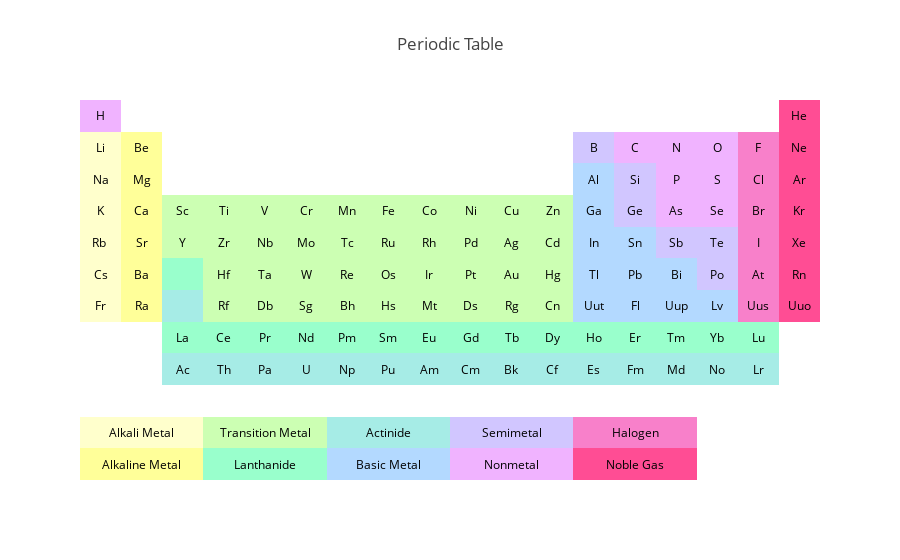

The cell this chart's notebook holds for it:
### Markdown cell above
# Custom Hovertext

### Code cell
symbol = [
    ['H', '', '', '', '', '', '', '', '', '', '', '', '', '', '', '', '', 'He'],
    ['Li', 'Be', '', '', '', '', '', '', '', '', '', '', 'B', 'C', 'N', 'O', 'F', 'Ne'],
    ['Na', 'Mg', '', '', '', '', '', '', '', '', '', '', 'Al', 'Si', 'P', 'S', 'Cl', 'Ar'],
    ['K', 'Ca', 'Sc', 'Ti', 'V', 'Cr', 'Mn', 'Fe', 'Co', 'Ni', 'Cu', 'Zn', 'Ga', 'Ge', 'As', 'Se', 'Br', 'Kr'],
    ['Rb ', 'Sr', 'Y', 'Zr', 'Nb', 'Mo', 'Tc', 'Ru', 'Rh', 'Pd', 'Ag', 'Cd', 'In', 'Sn', 'Sb', 'Te', 'I', 'Xe' ],
    ['Cs', 'Ba', '', 'Hf', 'Ta', 'W', 'Re', 'Os', 'Ir', 'Pt', 'Au', 'Hg', 'Tl', 'Pb', 'Bi', 'Po', 'At', 'Rn' ],
    ['Fr', 'Ra', '', 'Rf', 'Db', 'Sg', 'Bh', 'Hs', 'Mt', 'Ds', 'Rg', 'Cn', 'Uut', 'Fl', 'Uup', 'Lv', 'Uus', 'Uuo'],
    ['', '', 'La', 'Ce', 'Pr', 'Nd', 'Pm', 'Sm', 'Eu', 'Gd', 'Tb', 'Dy', 'Ho', 'Er', 'Tm', 'Yb', 'Lu', ''],
    ['', '', 'Ac', 'Th', 'Pa', 'U', 'Np', 'Pu', 'Am', 'Cm', 'Bk', 'Cf', 'Es', 'Fm', 'Md', 'No', 'Lr', '' ],
    ['', '', '', '', '', '', '', '', '', '', '', '', '', '', '', '', '', ''],
    ['', 'Alkali Metal', '', '', 'Transition Metal', '', '', 'Actinide', '', '', 'Semimetal', '', '', 'Halogen', '', '', '', ''],
    ['', 'Alkaline Metal', '', '', 'Lanthanide', '', '', 'Basic Metal', '', '', 'Nonmetal', '', '', 'Noble Gas', '', '', '', '']
]

element = [
    ['Hydrogen', '', '', '', '', '', '', '', '', '', '', '', '', '', '', '', '', 'Helium'],
    ['Lithium', 'Beryllium', '', '', '', '', '', '', '', '', '', '', 'Boron', 'Carbon', 'Nitrogen', 'Oxygen', 'Fluorine', 'Neon'],
    ['Sodium', 'Magnesium', '', '', '', '', '', '', '', '', '', '', 'Aluminium', 'Silicon', 'Phosphorus', 'Sulfur', 'Chlorine', ' Argon'],
    ['Potassium', ' Calcium', ' Scandium', ' Titanium', ' Vanadium', ' Chromium',  'Manganese', 'Iron', 'Cobalt', 'Nickel', 'Copper', 'Zinc', 'Gallium', 'Germanium', 'Arsenic', 'Selenium', 'Bromine', 'Krypton'],
    ['Rubidium', 'Strontium', 'Yttrium', 'Zirconium', 'Niobium', 'Molybdenum', 'Technetium', 'Ruthenium', 'Rhodium', 'Palladium', 'Silver', 'Cadmium', 'Indium', 'Tin', 'Antimony', 'Tellurium', 'Iodine', 'Xenon'],
    [' Cesium', ' Barium', '',  'Hafnium', 'Tantalum', 'Tungsten', 'Rhenium', 'Osmium', 'Iridium', 'Platinum', 'Gold', 'Mercury', 'Thallium', 'Lead', 'Bismuth', 'Polonium', 'Astatine', 'Radon'],
    [' Francium', ' Radium', '', 'Rutherfordium','Dubnium','Seaborgium','Bohrium','Hassium','Meitnerium','Darmstadtium','Roentgenium','Copernicium','Ununtrium','Ununquadium','Ununpentium','Ununhexium','Ununseptium','Ununoctium'],
    ['', '',  'Lanthanum', 'Cerium', 'Praseodymium', 'Neodymium', 'Promethium', 'Samarium', 'Europium', 'Gadolinium', 'Terbium', 'Dysprosium', 'Holmium', 'Erbium', 'Thulium', 'Ytterbium', 'Lutetium', ''],
    ['', '', 'Actinium', 'Thorium', 'Protactinium', 'Uranium', 'Neptunium', 'Plutonium', 'Americium', 'Curium', 'Berkelium', 'Californium', 'Einsteinium','Fermium' ,'Mendelevium', 'Nobelium', 'Lawrencium', '' ],
    ['', '', '', '', '', '', '', '', '', '', '', '', '', '', '', '', '', ''],
    ['', '', '', '', '', '', '', '', '', '', '', '', '', '', '', '', '', ''],
    ['', '', '', '', '', '', '', '', '', '', '', '', '', '', '', '', '', '']
]

atomic_mass = [
    [ 1.00794, .0, .0, .0, .0, .0, .0, .0, .0, .0, .0, .0, .0, .0, .0, .0, .0,  4.002602],
    [ 6.941, 9.012182, .0, .0, .0, .0, .0, .0, .0, .0, .0, .0,  10.811, 12.0107, 14.0067, 15.9994, 18.9984032, 20.1797],
    [ 22.98976928, 24.3050, .0, .0, .0, .0, .0, .0, .0, .0, .0, .0,  26.9815386, 28.0855, 30.973762, 32.065, 35.453, 39.948], 
    [ 39.0983, 40.078, 44.955912, 47.867, 50.9415, 51.9961, 54.938045, 55.845, 58.933195, 58.6934, 63.546, 65.38, 69.723, 72.64, 74.92160, 78.96, 79.904, 83.798],
    [ 85.4678, 87.62, 88.90585, 91.224, 92.90638, 95.96, 98, 101.07, 102.90550, 106.42, 107.8682, 112.411, 114.818, 118.710, 121.760, 127.60, 126.90447, 131.293],
    [ 132.9054519, 137.327, .0, 178.49, 180.94788, 183.84, 186.207, 190.23, 192.217, 195.084, 196.966569, 200.59, 204.3833, 207.2, 208.98040, 209, 210, 222],
    [223, 226, .0, 267, 268, 271, 272, 270, 276, 281, 280, 285, 284, 289, 288, 293, 'unknown', 294],
    [.0, .0, 138.90547, 140.116, 140.90765, 144.242, 145, 150.36, 151.964, 157.25, 158.92535, 162.500, 164.93032, 167.259, 168.93421, 173.054, 174.9668, .0],
    [.0, .0, 227, 232.03806, 231.03588, 238.02891, 237, 244, 243, 247, 247, 251, 252, 257, 258, 259, 262, .0],
    [.0, .0, .0, .0, .0, .0, .0, .0, .0, .0, .0, .0, .0, .0, .0, .0, .0, .0],
    [.0, .0, .0, .0, .0, .0, .0, .0, .0, .0, .0, .0, .0, .0, .0, .0, .0, .0],
    [.0, .0, .0, .0, .0, .0, .0, .0, .0, .0, .0, .0, .0, .0, .0, .0, .0, .0]
]

z = [
    [.8, .0, .0, .0, .0, .0, .0, .0, .0, .0, .0, .0, .0, .0, .0, .0, .0, 1.],
    [.1, .2, .0, .0, .0, .0, .0, .0, .0, .0, .0, .0, .7, .8, .8, .8, .9, 1.],
    [.1, .2, .0, .0, .0, .0, .0, .0, .0, .0, .0, .0, .6, .7, .8, .8, .9, 1], 
    [.1, .2, .3, .3, .3, .3, .3, .3, .3, .3, .3, .3, .6, .7, .8, .8, .9, 1.],
    [.1, .2, .3, .3, .3, .3, .3, .3, .3, .3, .3, .3, .6, .6, .7, .7, .9, 1.],
    [.1, .2, .4, .3, .3, .3, .3, .3, .3, .3, .3, .3, .6, .6, .6, .7, .9, 1.],
    [.1, .2, .5, .3, .3, .3, .3, .3, .3, .3, .3, .3, .6, .6, .6, .6, .9, 1.],
    [.0, .0, .4, .4, .4, .4, .4, .4, .4, .4, .4, .4, .4, .4, .4, .4, .4, .0],
    [.0, .0, .5, .5, .5, .5, .5, .5, .5, .5, .5, .5, .5, .5, .5, .5, .5, .0],
    [.0, .0, .0, .0, .0, .0, .0, .0, .0, .0, .0, .0, .0, .0, .0, .0, .0, .0],
    [.1, .1, .1, .3, .3, .3, .5, .5, .5, .7, .7, .7, .9, .9, .9, .0, .0, .0],
    [.2, .2, .2, .4, .4, .4, .6, .6, .6, .8, .8, .8, 1., 1., 1., .0, .0, .0]
]

# Display element name and atomic mass on hover
hover = list(range(len(symbol)))
for x in range(len(symbol)):
    hover[x] = [i + '<br>' + 'Atomic Mass: ' + str(j) for i, j in zip(element[x], atomic_mass[x])]

# Invert Matrices
symbol = symbol[::-1]
hover = hover[::-1]
z = z[::-1]

# Set Colorscale
colorscale=[
    [0.0, 'rgb(255,255,255)'], [.2, 'rgb(255, 255, 153)'], 
    [.4, 'rgb(153, 255, 204)'], [.6, 'rgb(179, 217, 255)'], 
    [.8, 'rgb(240, 179, 255)'],[1.0, 'rgb(255, 77, 148)']
]

# Make Annotated Heatmap
pt = ff.create_annotated_heatmap(z, annotation_text=symbol, text=hover, colorscale=colorscale, font_colors=['black'], hoverinfo='text')
pt.layout.title = 'Periodic Table'
plotly.offline.iplot(pt, filename='periodic_table')

### Figure 1 — Plotly figure (JSON) as saved in the notebook; plotly's stock layout.template omitted (floating-point values rounded to 4 significant figures; data arrays with more than 128 entries replaced by an {"elided": "..."} marker saying what was removed)
{"data": [{"colorscale": [[0, "rgb(255,255,255)"], [0.2, "rgb(255, 255, 153)"], [0.4, "rgb(153, 255, 204)"], [0.6, "rgb(179, 217, 255)"], [0.8, "rgb(240, 179, 255)"], [1, "rgb(255, 77, 148)"]], "hoverinfo": "text", "reversescale": false, "showscale": false, "text": {"elided": "12x18 str values"}, "type": "heatmap", "uid": "704c9f5b-7d2b-48f5-9da6-770ca003d86b", "z": {"elided": "12x18 float values"}}], "layout": {"annotations": [{"font": {"color": "black"}, "showarrow": false, "text": "", "x": 0, "xref": "x", "y": 0, "yref": "y"}, {"font": {"color": "black"}, "showarrow": false, "text": "Alkaline Metal", "x": 1, "xref": "x", "y": 0, "yref": "y"}, {"font": {"color": "black"}, "showarrow": false, "text": "", "x": 2, "xref": "x", "y": 0, "yref": "y"}, {"font": {"color": "black"}, "showarrow": false, "text": "", "x": 3, "xref": "x", "y": 0, "yref": "y"}, {"font": {"color": "black"}, "showarrow": false, "text": "Lanthanide", "x": 4, "xref": "x", "y": 0, "yref": "y"}, {"font": {"color": "black"}, "showarrow": false, "text": "", "x": 5, "xref": "x", "y": 0, "yref": "y"}, {"font": {"color": "black"}, "showarrow": false, "text": "", "x": 6, "xref": "x", "y": 0, "yref": "y"}, {"font": {"color": "black"}, "showarrow": false, "text": "Basic Metal", "x": 7, "xref": "x", "y": 0, "yref": "y"}, {"font": {"color": "black"}, "showarrow": false, "text": "", "x": 8, "xref": "x", "y": 0, "yref": "y"}, {"font": {"color": "black"}, "showarrow": false, "text": "", "x": 9, "xref": "x", "y": 0, "yref": "y"}, {"font": {"color": "black"}, "showarrow": false, "text": "Nonmetal", "x": 10, "xref": "x", "y": 0, "yref": "y"}, {"font": {"color": "black"}, "showarrow": false, "text": "", "x": 11, "xref": "x", "y": 0, "yref": "y"}, {"font": {"color": "black"}, "showarrow": false, "text": "", "x": 12, "xref": "x", "y": 0, "yref": "y"}, {"font": {"color": "black"}, "showarrow": false, "text": "Noble Gas", "x": 13, "xref": "x", "y": 0, "yref": "y"}, {"font": {"color": "black"}, "showarrow": false, "text": "", "x": 14, "xref": "x", "y": 0, "yref": "y"}, {"font": {"color": "black"}, "showarrow": false, "text": "", "x": 15, "xref": "x", "y": 0, "yref": "y"}, {"font": {"color": "black"}, "showarrow": false, "text": "", "x": 16, "xref": "x", "y": 0, "yref": "y"}, {"font": {"color": "black"}, "showarrow": false, "text": "", "x": 17, "xref": "x", "y": 0, "yref": "y"}, {"font": {"color": "black"}, "showarrow": false, "text": "", "x": 0, "xref": "x", "y": 1, "yref": "y"}, {"font": {"color": "black"}, "showarrow": false, "text": "Alkali Metal", "x": 1, "xref": "x", "y": 1, "yref": "y"}, {"font": {"color": "black"}, "showarrow": false, "text": "", "x": 2, "xref": "x", "y": 1, "yref": "y"}, {"font": {"color": "black"}, "showarrow": false, "text": "", "x": 3, "xref": "x", "y": 1, "yref": "y"}, {"font": {"color": "black"}, "showarrow": false, "text": "Transition Metal", "x": 4, "xref": "x", "y": 1, "yref": "y"}, {"font": {"color": "black"}, "showarrow": false, "text": "", "x": 5, "xref": "x", "y": 1, "yref": "y"}, {"font": {"color": "black"}, "showarrow": false, "text": "", "x": 6, "xref": "x", "y": 1, "yref": "y"}, {"font": {"color": "black"}, "showarrow": false, "text": "Actinide", "x": 7, "xref": "x", "y": 1, "yref": "y"}, {"font": {"color": "black"}, "showarrow": false, "text": "", "x": 8, "xref": "x", "y": 1, "yref": "y"}, {"font": {"color": "black"}, "showarrow": false, "text": "", "x": 9, "xref": "x", "y": 1, "yref": "y"}, {"font": {"color": "black"}, "showarrow": false, "text": "Semimetal", "x": 10, "xref": "x", "y": 1, "yref": "y"}, {"font": {"color": "black"}, "showarrow": false, "text": "", "x": 11, "xref": "x", "y": 1, "yref": "y"}, {"font": {"color": "black"}, "showarrow": false, "text": "", "x": 12, "xref": "x", "y": 1, "yref": "y"}, {"font": {"color": "black"}, "showarrow": false, "text": "Halogen", "x": 13, "xref": "x", "y": 1, "yref": "y"}, {"font": {"color": "black"}, "showarrow": false, "text": "", "x": 14, "xref": "x", "y": 1, "yref": "y"}, {"font": {"color": "black"}, "showarrow": false, "text": "", "x": 15, "xref": "x", "y": 1, "yref": "y"}, {"font": {"color": "black"}, "showarrow": false, "text": "", "x": 16, "xref": "x", "y": 1, "yref": "y"}, {"font": {"color": "black"}, "showarrow": false, "text": "", "x": 17, "xref": "x", "y": 1, "yref": "y"}, {"font": {"color": "black"}, "showarrow": false, "text": "", "x": 0, "xref": "x", "y": 2, "yref": "y"}, {"font": {"color": "black"}, "showarrow": false, "text": "", "x": 1, "xref": "x", "y": 2, "yref": "y"}, {"font": {"color": "black"}, "showarrow": false, "text": "", "x": 2, "xref": "x", "y": 2, "yref": "y"}, {"font": {"color": "black"}, "showarrow": false, "text": "", "x": 3, "xref": "x", "y": 2, "yref": "y"}, {"font": {"color": "black"}, "showarrow": false, "text": "", "x": 4, "xref": "x", "y": 2, "yref": "y"}, {"font": {"color": "black"}, "showarrow": false, "text": "", "x": 5, "xref": "x", "y": 2, "yref": "y"}, {"font": {"color": "black"}, "showarrow": false, "text": "", "x": 6, "xref": "x", "y": 2, "yref": "y"}, {"font": {"color": "black"}, "showarrow": false, "text": "", "x": 7, "xref": "x", "y": 2, "yref": "y"}, {"font": {"color": "black"}, "showarrow": false, "text": "", "x": 8, "xref": "x", "y": 2, "yref": "y"}, {"font": {"color": "black"}, "showarrow": false, "text": "", "x": 9, "xref": "x", "y": 2, "yref": "y"}, {"font": {"color": "black"}, "showarrow": false, "text": "", "x": 10, "xref": "x", "y": 2, "yref": "y"}, {"font": {"color": "black"}, "showarrow": false, "text": "", "x": 11, "xref": "x", "y": 2, "yref": "y"}, {"font": {"color": "black"}, "showarrow": false, "text": "", "x": 12, "xref": "x", "y": 2, "yref": "y"}, {"font": {"color": "black"}, "showarrow": false, "text": "", "x": 13, "xref": "x", "y": 2, "yref": "y"}, {"font": {"color": "black"}, "showarrow": false, "text": "", "x": 14, "xref": "x", "y": 2, "yref": "y"}, {"font": {"color": "black"}, "showarrow": false, "text": "", "x": 15, "xref": "x", "y": 2, "yref": "y"}, {"font": {"color": "black"}, "showarrow": false, "text": "", "x": 16, "xref": "x", "y": 2, "yref": "y"}, {"font": {"color": "black"}, "showarrow": false, "text": "", "x": 17, "xref": "x", "y": 2, "yref": "y"}, {"font": {"color": "black"}, "showarrow": false, "text": "", "x": 0, "xref": "x", "y": 3, "yref": "y"}, {"font": {"color": "black"}, "showarrow": false, "text": "", "x": 1, "xref": "x", "y": 3, "yref": "y"}, {"font": {"color": "black"}, "showarrow": false, "text": "Ac", "x": 2, "xref": "x", "y": 3, "yref": "y"}, {"font": {"color": "black"}, "showarrow": false, "text": "Th", "x": 3, "xref": "x", "y": 3, "yref": "y"}, {"font": {"color": "black"}, "showarrow": false, "text": "Pa", "x": 4, "xref": "x", "y": 3, "yref": "y"}, {"font": {"color": "black"}, "showarrow": false, "text": "U", "x": 5, "xref": "x", "y": 3, "yref": "y"}, {"font": {"color": "black"}, "showarrow": false, "text": "Np", "x": 6, "xref": "x", "y": 3, "yref": "y"}, {"font": {"color": "black"}, "showarrow": false, "text": "Pu", "x": 7, "xref": "x", "y": 3, "yref": "y"}, {"font": {"color": "black"}, "showarrow": false, "text": "Am", "x": 8, "xref": "x", "y": 3, "yref": "y"}, {"font": {"color": "black"}, "showarrow": false, "text": "Cm", "x": 9, "xref": "x", "y": 3, "yref": "y"}, {"font": {"color": "black"}, "showarrow": false, "text": "Bk", "x": 10, "xref": "x", "y": 3, "yref": "y"}, {"font": {"color": "black"}, "showarrow": false, "text": "Cf", "x": 11, "xref": "x", "y": 3, "yref": "y"}, {"font": {"color": "black"}, "showarrow": false, "text": "Es", "x": 12, "xref": "x", "y": 3, "yref": "y"}, {"font": {"color": "black"}, "showarrow": false, "text": "Fm", "x": 13, "xref": "x", "y": 3, "yref": "y"}, {"font": {"color": "black"}, "showarrow": false, "text": "Md", "x": 14, "xref": "x", "y": 3, "yref": "y"}, {"font": {"color": "black"}, "showarrow": false, "text": "No", "x": 15, "xref": "x", "y": 3, "yref": "y"}, {"font": {"color": "black"}, "showarrow": false, "text": "Lr", "x": 16, "xref": "x", "y": 3, "yref": "y"}, {"font": {"color": "black"}, "showarrow": false, "text": "", "x": 17, "xref": "x", "y": 3, "yref": "y"}, {"font": {"color": "black"}, "showarrow": false, "text": "", "x": 0, "xref": "x", "y": 4, "yref": "y"}, {"font": {"color": "black"}, "showarrow": false, "text": "", "x": 1, "xref": "x", "y": 4, "yref": "y"}, {"font": {"color": "black"}, "showarrow": false, "text": "La", "x": 2, "xref": "x", "y": 4, "yref": "y"}, {"font": {"color": "black"}, "showarrow": false, "text": "Ce", "x": 3, "xref": "x", "y": 4, "yref": "y"}, {"font": {"color": "black"}, "showarrow": false, "text": "Pr", "x": 4, "xref": "x", "y": 4, "yref": "y"}, {"font": {"color": "black"}, "showarrow": false, "text": "Nd", "x": 5, "xref": "x", "y": 4, "yref": "y"}, {"font": {"color": "black"}, "showarrow": false, "text": "Pm", "x": 6, "xref": "x", "y": 4, "yref": "y"}, {"font": {"color": "black"}, "showarrow": false, "text": "Sm", "x": 7, "xref": "x", "y": 4, "yref": "y"}, {"font": {"color": "black"}, "showarrow": false, "text": "Eu", "x": 8, "xref": "x", "y": 4, "yref": "y"}, {"font": {"color": "black"}, "showarrow": false, "text": "Gd", "x": 9, "xref": "x", "y": 4, "yref": "y"}, {"font": {"color": "black"}, "showarrow": false, "text": "Tb", "x": 10, "xref": "x", "y": 4, "yref": "y"}, {"font": {"color": "black"}, "showarrow": false, "text": "Dy", "x": 11, "xref": "x", "y": 4, "yref": "y"}, {"font": {"color": "black"}, "showarrow": false, "text": "Ho", "x": 12, "xref": "x", "y": 4, "yref": "y"}, {"font": {"color": "black"}, "showarrow": false, "text": "Er", "x": 13, "xref": "x", "y": 4, "yref": "y"}, {"font": {"color": "black"}, "showarrow": false, "text": "Tm", "x": 14, "xref": "x", "y": 4, "yref": "y"}, {"font": {"color": "black"}, "showarrow": false, "text": "Yb", "x": 15, "xref": "x", "y": 4, "yref": "y"}, {"font": {"color": "black"}, "showarrow": false, "text": "Lu", "x": 16, "xref": "x", "y": 4, "yref": "y"}, {"font": {"color": "black"}, "showarrow": false, "text": "", "x": 17, "xref": "x", "y": 4, "yref": "y"}, {"font": {"color": "black"}, "showarrow": false, "text": "Fr", "x": 0, "xref": "x", "y": 5, "yref": "y"}, {"font": {"color": "black"}, "showarrow": false, "text": "Ra", "x": 1, "xref": "x", "y": 5, "yref": "y"}, {"font": {"color": "black"}, "showarrow": false, "text": "", "x": 2, "xref": "x", "y": 5, "yref": "y"}, {"font": {"color": "black"}, "showarrow": false, "text": "Rf", "x": 3, "xref": "x", "y": 5, "yref": "y"}, {"font": {"color": "black"}, "showarrow": false, "text": "Db", "x": 4, "xref": "x", "y": 5, "yref": "y"}, {"font": {"color": "black"}, "showarrow": false, "text": "Sg", "x": 5, "xref": "x", "y": 5, "yref": "y"}, {"font": {"color": "black"}, "showarrow": false, "text": "Bh", "x": 6, "xref": "x", "y": 5, "yref": "y"}, {"font": {"color": "black"}, "showarrow": false, "text": "Hs", "x": 7, "xref": "x", "y": 5, "yref": "y"}, {"font": {"color": "black"}, "showarrow": false, "text": "Mt", "x": 8, "xref": "x", "y": 5, "yref": "y"}, {"font": {"color": "black"}, "showarrow": false, "text": "Ds", "x": 9, "xref": "x", "y": 5, "yref": "y"}, {"font": {"color": "black"}, "showarrow": false, "text": "Rg", "x": 10, "xref": "x", "y": 5, "yref": "y"}, {"font": {"color": "black"}, "showarrow": false, "text": "Cn", "x": 11, "xref": "x", "y": 5, "yref": "y"}, {"font": {"color": "black"}, "showarrow": false, "text": "Uut", "x": 12, "xref": "x", "y": 5, "yref": "y"}, {"font": {"color": "black"}, "showarrow": false, "text": "Fl", "x": 13, "xref": "x", "y": 5, "yref": "y"}, {"font": {"color": "black"}, "showarrow": false, "text": "Uup", "x": 14, "xref": "x", "y": 5, "yref": "y"}, {"font": {"color": "black"}, "showarrow": false, "text": "Lv", "x": 15, "xref": "x", "y": 5, "yref": "y"}, {"font": {"color": "black"}, "showarrow": false, "text": "Uus", "x": 16, "xref": "x", "y": 5, "yref": "y"}, {"font": {"color": "black"}, "showarrow": false, "text": "Uuo", "x": 17, "xref": "x", "y": 5, "yref": "y"}, {"font": {"color": "black"}, "showarrow": false, "text": "Cs", "x": 0, "xref": "x", "y": 6, "yref": "y"}, {"font": {"color": "black"}, "showarrow": false, "text": "Ba", "x": 1, "xref": "x", "y": 6, "yref": "y"}, {"font": {"color": "black"}, "showarrow": false, "text": "", "x": 2, "xref": "x", "y": 6, "yref": "y"}, {"font": {"color": "black"}, "showarrow": false, "text": "Hf", "x": 3, "xref": "x", "y": 6, "yref": "y"}, {"font": {"color": "black"}, "showarrow": false, "text": "Ta", "x": 4, "xref": "x", "y": 6, "yref": "y"}, {"font": {"color": "black"}, "showarrow": false, "text": "W", "x": 5, "xref": "x", "y": 6, "yref": "y"}, {"font": {"color": "black"}, "showarrow": false, "text": "Re", "x": 6, "xref": "x", "y": 6, "yref": "y"}, {"font": {"color": "black"}, "showarrow": false, "text": "Os", "x": 7, "xref": "x", "y": 6, "yref": "y"}, {"font": {"color": "black"}, "showarrow": false, "text": "Ir", "x": 8, "xref": "x", "y": 6, "yref": "y"}, {"font": {"color": "black"}, "showarrow": false, "text": "Pt", "x": 9, "xref": "x", "y": 6, "yref": "y"}, {"font": {"color": "black"}, "showarrow": false, "text": "Au", "x": 10, "xref": "x", "y": 6, "yref": "y"}, {"font": {"color": "black"}, "showarrow": false, "text": "Hg", "x": 11, "xref": "x", "y": 6, "yref": "y"}, {"font": {"color": "black"}, "showarrow": false, "text": "Tl", "x": 12, "xref": "x", "y": 6, "yref": "y"}, {"font": {"color": "black"}, "showarrow": false, "text": "Pb", "x": 13, "xref": "x", "y": 6, "yref": "y"}, {"font": {"color": "black"}, "showarrow": false, "text": "Bi", "x": 14, "xref": "x", "y": 6, "yref": "y"}, {"font": {"color": "black"}, "showarrow": false, "text": "Po", "x": 15, "xref": "x", "y": 6, "yref": "y"}, {"font": {"color": "black"}, "showarrow": false, "text": "At", "x": 16, "xref": "x", "y": 6, "yref": "y"}, {"font": {"color": "black"}, "showarrow": false, "text": "Rn", "x": 17, "xref": "x", "y": 6, "yref": "y"}, {"font": {"color": "black"}, "showarrow": false, "text": "Rb ", "x": 0, "xref": "x", "y": 7, "yref": "y"}, {"font": {"color": "black"}, "showarrow": false, "text": "Sr", "x": 1, "xref": "x", "y": 7, "yref": "y"}, {"font": {"color": "black"}, "showarrow": false, "text": "Y", "x": 2, "xref": "x", "y": 7, "yref": "y"}, {"font": {"color": "black"}, "showarrow": false, "text": "Zr", "x": 3, "xref": "x", "y": 7, "yref": "y"}, {"font": {"color": "black"}, "showarrow": false, "text": "Nb", "x": 4, "xref": "x", "y": 7, "yref": "y"}, {"font": {"color": "black"}, "showarrow": false, "text": "Mo", "x": 5, "xref": "x", "y": 7, "yref": "y"}, {"font": {"color": "black"}, "showarrow": false, "text": "Tc", "x": 6, "xref": "x", "y": 7, "yref": "y"}, {"font": {"color": "black"}, "showarrow": false, "text": "Ru", "x": 7, "xref": "x", "y": 7, "yref": "y"}, {"font": {"color": "black"}, "showarrow": false, "text": "Rh", "x": 8, "xref": "x", "y": 7, "yref": "y"}, {"font": {"color": "black"}, "showarrow": false, "text": "Pd", "x": 9, "xref": "x", "y": 7, "yref": "y"}, {"font": {"color": "black"}, "showarrow": false, "text": "Ag", "x": 10, "xref": "x", "y": 7, "yref": "y"}, {"font": {"color": "black"}, "showarrow": false, "text": "Cd", "x": 11, "xref": "x", "y": 7, "yref": "y"}, {"font": {"color": "black"}, "showarrow": false, "text": "In", "x": 12, "xref": "x", "y": 7, "yref": "y"}, {"font": {"color": "black"}, "showarrow": false, "text": "Sn", "x": 13, "xref": "x", "y": 7, "yref": "y"}, {"font": {"color": "black"}, "showarrow": false, "text": "Sb", "x": 14, "xref": "x", "y": 7, "yref": "y"}, {"font": {"color": "black"}, "showarrow": false, "text": "Te", "x": 15, "xref": "x", "y": 7, "yref": "y"}, {"font": {"color": "black"}, "showarrow": false, "text": "I", "x": 16, "xref": "x", "y": 7, "yref": "y"}, {"font": {"color": "black"}, "showarrow": false, "text": "Xe", "x": 17, "xref": "x", "y": 7, "yref": "y"}, {"font": {"color": "black"}, "showarrow": false, "text": "K", "x": 0, "xref": "x", "y": 8, "yref": "y"}, {"font": {"color": "black"}, "showarrow": false, "text": "Ca", "x": 1, "xref": "x", "y": 8, "yref": "y"}, {"font": {"color": "black"}, "showarrow": false, "text": "Sc", "x": 2, "xref": "x", "y": 8, "yref": "y"}, {"font": {"color": "black"}, "showarrow": false, "text": "Ti", "x": 3, "xref": "x", "y": 8, "yref": "y"}, {"font": {"color": "black"}, "showarrow": false, "text": "V", "x": 4, "xref": "x", "y": 8, "yref": "y"}, {"font": {"color": "black"}, "showarrow": false, "text": "Cr", "x": 5, "xref": "x", "y": 8, "yref": "y"}, {"font": {"color": "black"}, "showarrow": false, "text": "Mn", "x": 6, "xref": "x", "y": 8, "yref": "y"}, {"font": {"color": "black"}, "showarrow": false, "text": "Fe", "x": 7, "xref": "x", "y": 8, "yref": "y"}, {"font": {"color": "black"}, "showarrow": false, "text": "Co", "x": 8, "xref": "x", "y": 8, "yref": "y"}, {"font": {"color": "black"}, "showarrow": false, "text": "Ni", "x": 9, "xref": "x", "y": 8, "yref": "y"}, {"font": {"color": "black"}, "showarrow": false, "text": "Cu", "x": 10, "xref": "x", "y": 8, "yref": "y"}, {"font": {"color": "black"}, "showarrow": false, "text": "Zn", "x": 11, "xref": "x", "y": 8, "yref": "y"}, {"font": {"color": "black"}, "showarrow": false, "text": "Ga", "x": 12, "xref": "x", "y": 8, "yref": "y"}, {"font": {"color": "black"}, "showarrow": false, "text": "Ge", "x": 13, "xref": "x", "y": 8, "yref": "y"}, {"font": {"color": "black"}, "showarrow": false, "text": "As", "x": 14, "xref": "x", "y": 8, "yref": "y"}, {"font": {"color": "black"}, "showarrow": false, "text": "Se", "x": 15, "xref": "x", "y": 8, "yref": "y"}, {"font": {"color": "black"}, "showarrow": false, "text": "Br", "x": 16, "xref": "x", "y": 8, "yref": "y"}, {"font": {"color": "black"}, "showarrow": false, "text": "Kr", "x": 17, "xref": "x", "y": 8, "yref": "y"}, {"font": {"color": "black"}, "showarrow": false, "text": "Na", "x": 0, "xref": "x", "y": 9, "yref": "y"}, {"font": {"color": "black"}, "showarrow": false, "text": "Mg", "x": 1, "xref": "x", "y": 9, "yref": "y"}, {"font": {"color": "black"}, "showarrow": false, "text": "", "x": 2, "xref": "x", "y": 9, "yref": "y"}, {"font": {"color": "black"}, "showarrow": false, "text": "", "x": 3, "xref": "x", "y": 9, "yref": "y"}, {"font": {"color": "black"}, "showarrow": false, "text": "", "x": 4, "xref": "x", "y": 9, "yref": "y"}, {"font": {"color": "black"}, "showarrow": false, "text": "", "x": 5, "xref": "x", "y": 9, "yref": "y"}, {"font": {"color": "black"}, "showarrow": false, "text": "", "x": 6, "xref": "x", "y": 9, "yref": "y"}, {"font": {"color": "black"}, "showarrow": false, "text": "", "x": 7, "xref": "x", "y": 9, "yref": "y"}, {"font": {"color": "black"}, "showarrow": false, "text": "", "x": 8, "xref": "x", "y": 9, "yref": "y"}, {"font": {"color": "black"}, "showarrow": false, "text": "", "x": 9, "xref": "x", "y": 9, "yref": "y"}, {"font": {"color": "black"}, "showarrow": false, "text": "", "x": 10, "xref": "x", "y": 9, "yref": "y"}, {"font": {"color": "black"}, "showarrow": false, "text": "", "x": 11, "xref": "x", "y": 9, "yref": "y"}, {"font": {"color": "black"}, "showarrow": false, "text": "Al", "x": 12, "xref": "x", "y": 9, "yref": "y"}, {"font": {"color": "black"}, "showarrow": false, "text": "Si", "x": 13, "xref": "x", "y": 9, "yref": "y"}, {"font": {"color": "black"}, "showarrow": false, "text": "P", "x": 14, "xref": "x", "y": 9, "yref": "y"}, {"font": {"color": "black"}, "showarrow": false, "text": "S", "x": 15, "xref": "x", "y": 9, "yref": "y"}, {"font": {"color": "black"}, "showarrow": false, "text": "Cl", "x": 16, "xref": "x", "y": 9, "yref": "y"}, {"font": {"color": "black"}, "showarrow": false, "text": "Ar", "x": 17, "xref": "x", "y": 9, "yref": "y"}, {"font": {"color": "black"}, "showarrow": false, "text": "Li", "x": 0, "xref": "x", "y": 10, "yref": "y"}, {"font": {"color": "black"}, "showarrow": false, "text": "Be", "x": 1, "xref": "x", "y": 10, "yref": "y"}, {"font": {"color": "black"}, "showarrow": false, "text": "", "x": 2, "xref": "x", "y": 10, "yref": "y"}, {"font": {"color": "black"}, "showarrow": false, "text": "", "x": 3, "xref": "x", "y": 10, "yref": "y"}, {"font": {"color": "black"}, "showarrow": false, "text": "", "x": 4, "xref": "x", "y": 10, "yref": "y"}, {"font": {"color": "black"}, "showarrow": false, "text": "", "x": 5, "xref": "x", "y": 10, "yref": "y"}, {"font": {"color": "black"}, "showarrow": false, "text": "", "x": 6, "xref": "x", "y": 10, "yref": "y"}, {"font": {"color": "black"}, "showarrow": false, "text": "", "x": 7, "xref": "x", "y": 10, "yref": "y"}, {"font": {"color": "black"}, "showarrow": false, "text": "", "x": 8, "xref": "x", "y": 10, "yref": "y"}, {"font": {"color": "black"}, "showarrow": false, "text": "", "x": 9, "xref": "x", "y": 10, "yref": "y"}, {"font": {"color": "black"}, "showarrow": false, "text": "", "x": 10, "xref": "x", "y": 10, "yref": "y"}, {"font": {"color": "black"}, "showarrow": false, "text": "", "x": 11, "xref": "x", "y": 10, "yref": "y"}, {"font": {"color": "black"}, "showarrow": false, "text": "B", "x": 12, "xref": "x", "y": 10, "yref": "y"}, {"font": {"color": "black"}, "showarrow": false, "text": "C", "x": 13, "xref": "x", "y": 10, "yref": "y"}, {"font": {"color": "black"}, "showarrow": false, "text": "N", "x": 14, "xref": "x", "y": 10, "yref": "y"}, {"font": {"color": "black"}, "showarrow": false, "text": "O", "x": 15, "xref": "x", "y": 10, "yref": "y"}, {"font": {"color": "black"}, "showarrow": false, "text": "F", "x": 16, "xref": "x", "y": 10, "yref": "y"}, {"font": {"color": "black"}, "showarrow": false, "text": "Ne", "x": 17, "xref": "x", "y": 10, "yref": "y"}, {"font": {"color": "black"}, "showarrow": false, "text": "H", "x": 0, "xref": "x", "y": 11, "yref": "y"}, {"font": {"color": "black"}, "showarrow": false, "text": "", "x": 1, "xref": "x", "y": 11, "yref": "y"}, {"font": {"color": "black"}, "showarrow": false, "text": "", "x": 2, "xref": "x", "y": 11, "yref": "y"}, {"font": {"color": "black"}, "showarrow": false, "text": "", "x": 3, "xref": "x", "y": 11, "yref": "y"}, {"font": {"color": "black"}, "showarrow": false, "text": "", "x": 4, "xref": "x", "y": 11, "yref": "y"}, {"font": {"color": "black"}, "showarrow": false, "text": "", "x": 5, "xref": "x", "y": 11, "yref": "y"}, {"font": {"color": "black"}, "showarrow": false, "text": "", "x": 6, "xref": "x", "y": 11, "yref": "y"}, {"font": {"color": "black"}, "showarrow": false, "text": "", "x": 7, "xref": "x", "y": 11, "yref": "y"}, {"font": {"color": "black"}, "showarrow": false, "text": "", "x": 8, "xref": "x", "y": 11, "yref": "y"}, {"font": {"color": "black"}, "showarrow": false, "text": "", "x": 9, "xref": "x", "y": 11, "yref": "y"}, {"font": {"color": "black"}, "showarrow": false, "text": "", "x": 10, "xref": "x", "y": 11, "yref": "y"}, {"font": {"color": "black"}, "showarrow": false, "text": "", "x": 11, "xref": "x", "y": 11, "yref": "y"}, {"font": {"color": "black"}, "showarrow": false, "text": "", "x": 12, "xref": "x", "y": 11, "yref": "y"}, {"font": {"color": "black"}, "showarrow": false, "text": "", "x": 13, "xref": "x", "y": 11, "yref": "y"}, {"font": {"color": "black"}, "showarrow": false, "text": "", "x": 14, "xref": "x", "y": 11, "yref": "y"}, {"font": {"color": "black"}, "showarrow": false, "text": "", "x": 15, "xref": "x", "y": 11, "yref": "y"}, {"font": {"color": "black"}, "showarrow": false, "text": "", "x": 16, "xref": "x", "y": 11, "yref": "y"}, {"font": {"color": "black"}, "showarrow": false, "text": "He", "x": 17, "xref": "x", "y": 11, "yref": "y"}], "title": "Periodic Table", "xaxis": {"gridcolor": "rgb(0, 0, 0)", "showticklabels": false, "side": "top", "ticks": ""}, "yaxis": {"showticklabels": false, "ticks": "", "ticksuffix": "  "}}}
